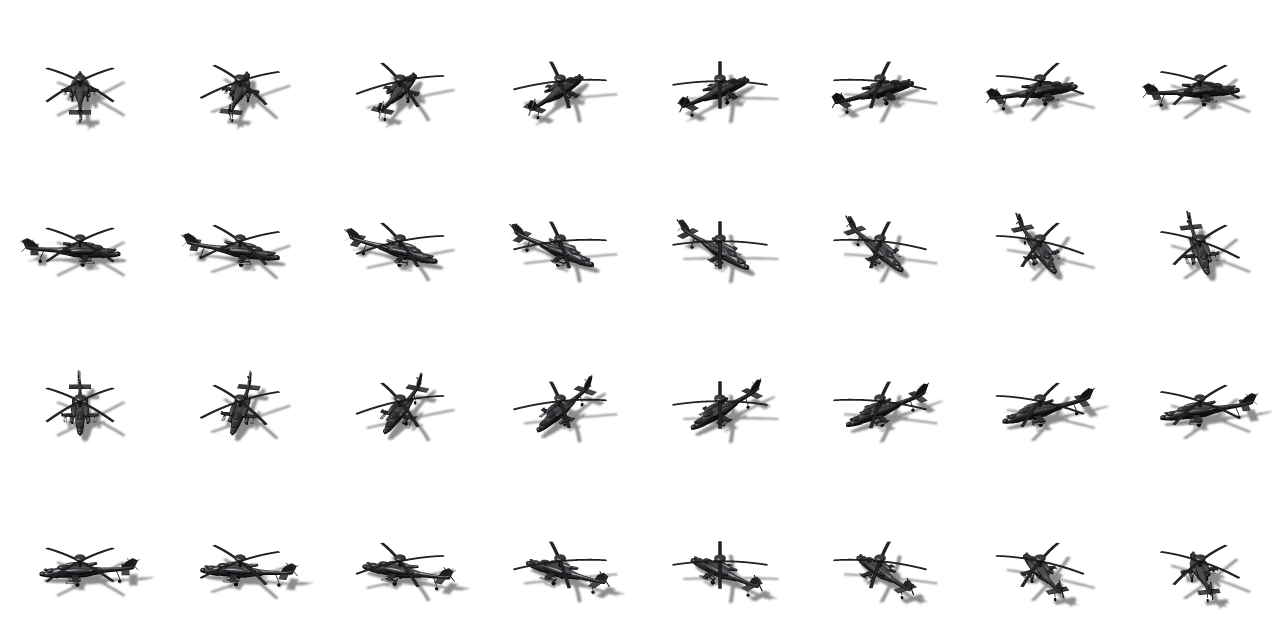
#> input picture resources/apache/01_parked_rotor_stopped.png, 2560 x 1280 px, given in place of level_00.png, which was not available (shown at 1/2 size)
$ python awacs_pack.py ../../resources/apache
#> lines starting #> are read from the running program, lines starting #| are printed output that depends on the picture; pictures that were not available may be replaced by others from this repository, and a replacement may not be noted
#> in main, `sheet = Image.new('RGBA', (CELL * DIRS, CELL * len(ROWS)))`: sheet: PIL image 2048x1152 RGBA; every value is 0
#!/usr/bin/env python3
"""
Packs the AWACS frames rendered by tools/blender/awacs_render.py into public/sprites/awacs-<faction>.png, the
AircraftSheets.ts 'bomber' layout: 16 columns (screen headings clockwise from N) by 9 rows of 128 px — 0 parked,
1-2 flying, 3 ramp (= parked), 4 banked left, 5 banked right, 6-7 crashing (darkened), 8 shadow (black silhouette).
Adds a thin dark outline round each silhouette so blocks and edges read crisply at game scale.
Usage: python -I tools/awacs_pack.py <frames dir> [faction ...] [--preview out.png]   (run from ui/)
"""
import os
import sys

import numpy as np
from PIL import Image, ImageFilter

CELL = 128
DIRS = 16
ROWS = [('level', 1), ('level', 1), ('level', 1), ('level', 1), ('bankL', 1), ('bankR', 1), ('crash1', 0.6), ('crash2', 0.4), ('shadow', 1)]


def frame(path, tint, shadow):
#> called with path = '../../resources/apache/usa/level_00.png', tint = 1, shadow = False
    im = Image.open(path).convert('RGBA')
#> im is the input picture: PIL image 2560x1280 RGBA; mean R, G, B, A 2, 2, 2.1, 14.4
    a = np.asarray(im).astype(np.float64)
    if shadow:
        alpha = (a[..., 3] > 40).astype(np.uint8) * 255
        out = np.zeros(a.shape, np.uint8)
        out[..., 3] = alpha
        return Image.fromarray(out, 'RGBA').resize((CELL, CELL), Image.LANCZOS)
    small = im.resize((CELL, CELL), Image.LANCZOS).filter(ImageFilter.UnsharpMask(radius=0.8, percent=60, threshold=1))
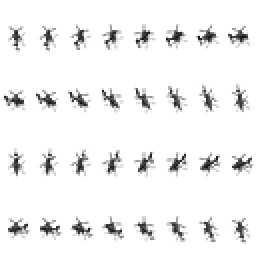
#> small: PIL image 128x128 RGBA (shown 2 times larger); mean R, G, B, A 5.1, 5.3, 5.5, 15.4; transparent parts drawn white
    s = np.asarray(small).astype(np.float64)
    al = s[..., 3] / 255
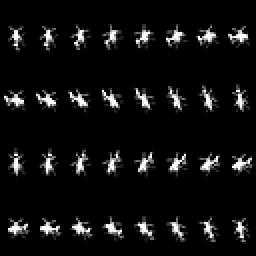
#> al: shape (128, 128) float64 (shown 2 times larger); min 0, max 1, mean 0.0603
    # Outline: the 1 px ring just outside the silhouette, dark and half opaque.
    grown = np.asarray(small.getchannel('A').filter(ImageFilter.MaxFilter(3))).astype(np.float64) / 255
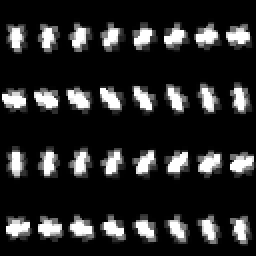
#> grown: shape (128, 128) float64 (shown 2 times larger); min 0, max 1, mean 0.151
    ring = np.clip(grown - al, 0, 1) * 0.55
    rgb = s[..., :3] * tint
    out_a = al + ring * (1 - al)
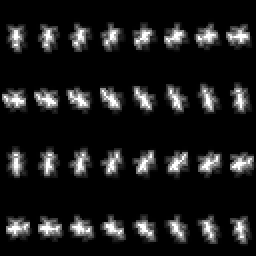
#> out_a: shape (128, 128) float64 (shown 2 times larger); min 0, max 1, mean 0.104
    dark = np.array([22, 24, 28], np.float64) * tint
    with np.errstate(invalid='ignore', divide='ignore'):
        rgb = np.where(out_a[..., None] > 0, (rgb * al[..., None] + dark * (ring * (1 - al))[..., None]) / np.maximum(out_a, 1e-6)[..., None], 0)
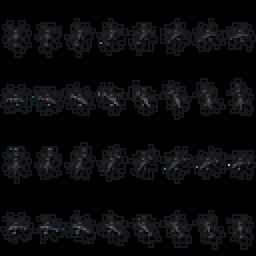
#> rgb: shape (128, 128, 3) float64 (shown 2 times larger); mean R, G, B 9, 9.7, 10.9
    o = np.dstack([np.clip(rgb, 0, 255), np.clip(out_a * 255, 0, 255)]).astype(np.uint8)
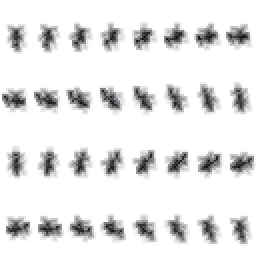
#> o: shape (128, 128, 4) (shown 2 times larger); mean R, G, B, A 9, 9.6, 10.8, 26.3; transparent parts drawn white
    return Image.fromarray(o, 'RGBA')


def main():
    args = [a for a in sys.argv[1:] if not a.startswith('--')]
    preview = sys.argv[sys.argv.index('--preview') + 1] if '--preview' in sys.argv else None
    if preview in args:
        args.remove(preview)
    src, factions = args[0], args[1:] or ['usa', 'europe', 'china', 'russia', 'islamic']
    pv = Image.new('RGBA', (CELL * 16, CELL * 2 * len(factions) * 2), (96, 116, 74, 255)) if preview else None
    for fi, f in enumerate(factions):
        out = f'public/sprites/awacs-{f}.png'
        old = Image.open(out).convert('RGBA') if preview else None
        sheet = Image.new('RGBA', (CELL * DIRS, CELL * len(ROWS)))
        cache = {}
        for r, (pose, tint) in enumerate(ROWS):
            for d in range(DIRS):
                key = (pose, tint, d)
                if key not in cache:
                    cache[key] = frame(os.path.join(src, f, f'{pose}_{d:02d}.png'), tint, pose == 'shadow')
                sheet.alpha_composite(cache[key], (d * CELL, r * CELL))
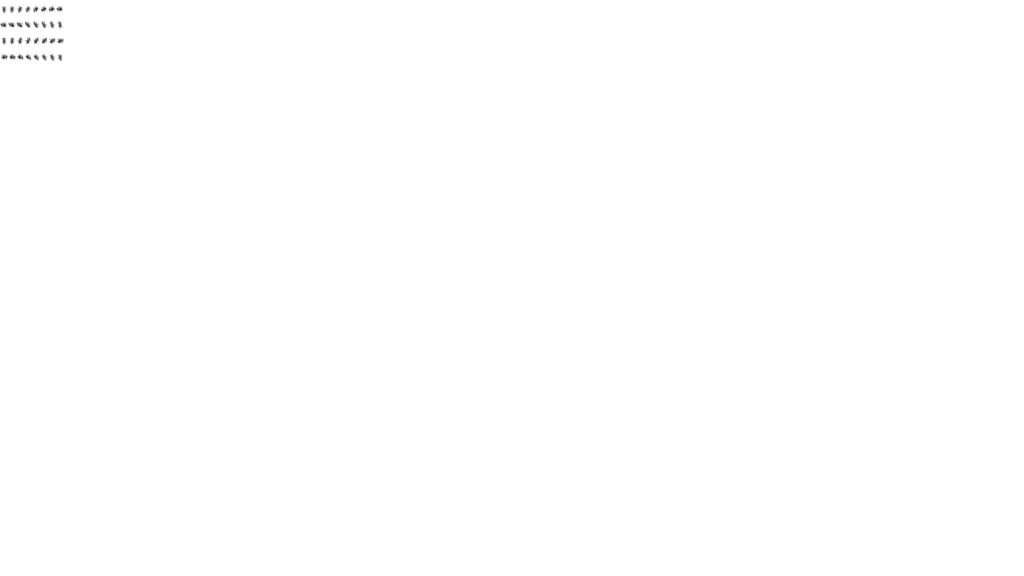
#> sheet: PIL image 2048x1152 RGBA (shown at 1/2 size); mean R, G, B, A 0.1, 0.1, 0.1, 0.2; transparent parts drawn white
        sheet.save(out, optimize=True)
        print(f'{f}: {out}')
        if preview:
            # Per faction: old flying row, new flying row, new banked-left row, new shadow + crash (alternating columns).
            y0 = fi * 4 * CELL
            for c in range(DIRS):
                for i, (img, row) in enumerate(((old, 1), (sheet, 1), (sheet, 4), (sheet, 8 if c % 2 == 0 else 7))):
                    pv.alpha_composite(img.crop((c * CELL, row * CELL, (c + 1) * CELL, (row + 1) * CELL)), (c * CELL, y0 + i * CELL))
    if preview:
        pv.save(preview)


if __name__ == '__main__':
#> (the run stopped early here; a loop or call above may not have finished)

$ run again, on resources/apache/05_crash_falling.png
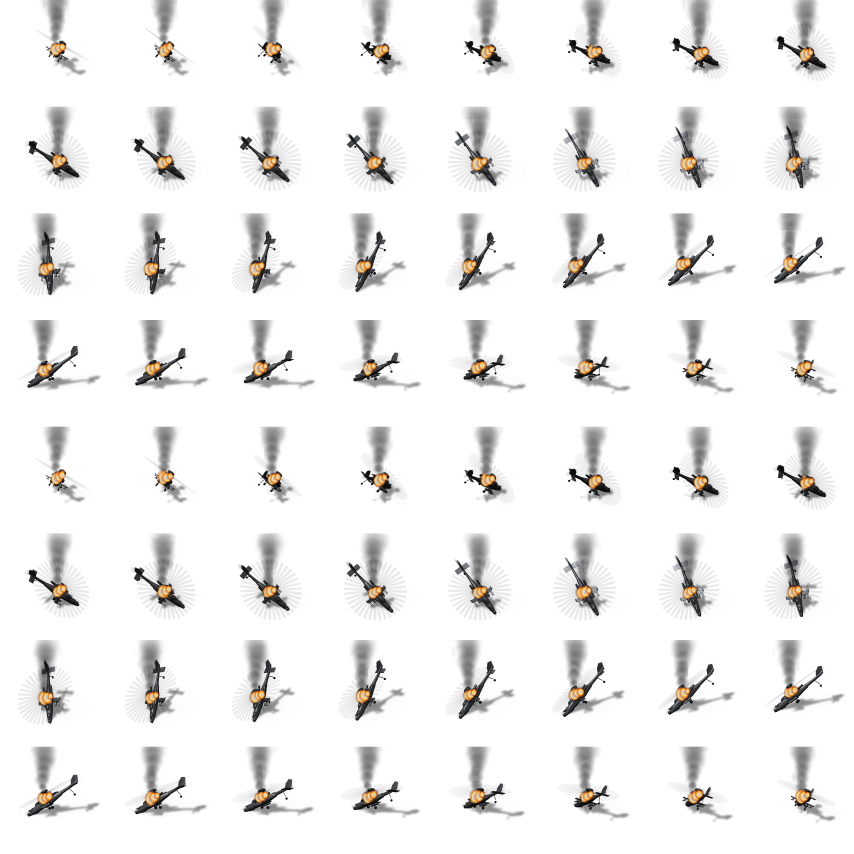
#> input picture resources/apache/05_crash_falling.png, 2560 x 2560 px, given in place of level_00.png, which was not available (shown at 1/3 size)
#> in frame, im is the input picture: PIL image 2560x2560 RGBA; mean R, G, B, A 6.7, 6.1, 5.4, 19.8
#> in frame, `o = np.dstack([np.clip(rgb, 0, 255), np.clip(out_a * 255, 0, 255)]).as..`:
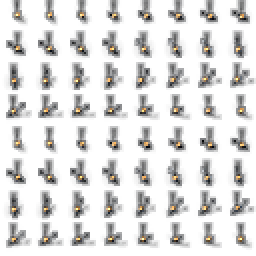
#> o: shape (128, 128, 4) (shown 2 times larger); mean R, G, B, A 16.9, 16.9, 17.6, 38.3; transparent parts drawn white
